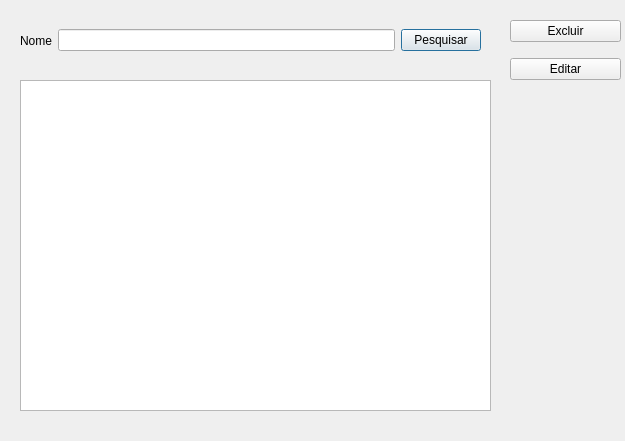
<?xml version="1.0" encoding="UTF-8"?>
<ui version="4.0">
 <class>pesquisar_ctt</class>
 <widget class="QDialog" name="pesquisar_ctt">
  <property name="geometry">
   <rect>
    <x>0</x>
    <y>0</y>
    <width>625</width>
    <height>441</height>
   </rect>
  </property>
  <property name="windowTitle">
   <string>Dialog</string>
  </property>
  <widget class="QTableWidget" name="tableWidget">
   <property name="geometry">
    <rect>
     <x>20</x>
     <y>80</y>
     <width>471</width>
     <height>331</height>
    </rect>
   </property>
  </widget>
  <widget class="QWidget" name="layoutWidget">
   <property name="geometry">
    <rect>
     <x>20</x>
     <y>20</y>
     <width>461</width>
     <height>41</height>
    </rect>
   </property>
   <layout class="QHBoxLayout" name="horizontalLayout_2">
    <item>
     <layout class="QHBoxLayout" name="horizontalLayout">
      <item>
       <widget class="QLabel" name="label">
        <property name="text">
         <string>Nome</string>
        </property>
       </widget>
      </item>
      <item>
       <widget class="QLineEdit" name="txt_pesq_nome"/>
      </item>
     </layout>
    </item>
    <item>
     <widget class="QPushButton" name="btn_pesquisar">
      <property name="text">
       <string>Pesquisar</string>
      </property>
     </widget>
    </item>
   </layout>
  </widget>
  <widget class="QWidget" name="layoutWidget">
   <property name="geometry">
    <rect>
     <x>510</x>
     <y>10</y>
     <width>111</width>
     <height>81</height>
    </rect>
   </property>
   <layout class="QVBoxLayout" name="verticalLayout">
    <item>
     <widget class="QPushButton" name="btn_excluir">
      <property name="text">
       <string>Excluir</string>
      </property>
     </widget>
    </item>
    <item>
     <widget class="QPushButton" name="btn_editar">
      <property name="text">
       <string>Editar</string>
      </property>
     </widget>
    </item>
   </layout>
  </widget>
 </widget>
 <resources/>
 <connections/>
</ui>
